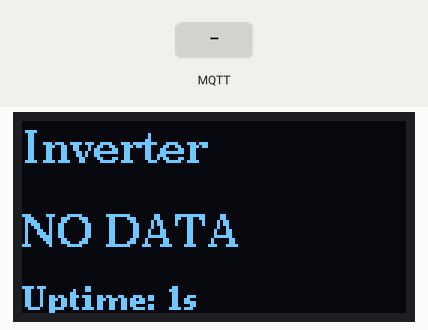
Bench run of a program on a simulated ESP8266 (NodeMCU). On the bench: 128×64 one-colour display. Inputs (shaded band) come from the test bench. WiFi joins after 1.5 s; servers stay silent unless stated; random numbers use the default seed unless the program sets one; no MQTT or app messages arrive unless stated; what the program prints to the serial monitor is not drawn.

Above: at 2.7 s.
2.8 s: MQTT message "1" arrives on the first subscribed topic
At 4.3 s:
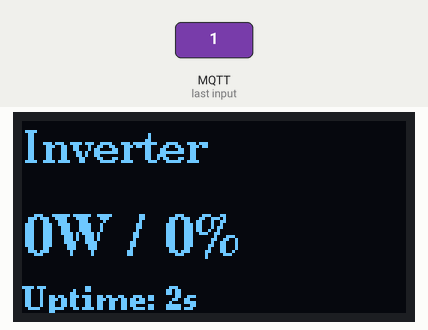
5.8 s: MQTT message "1" arrives on the third subscribed topic
At 7.0 s:
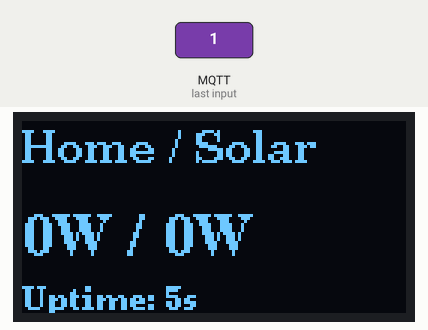
Timing chart, 0 to 8.8 s (numbered marks = the images above; inputs shaded):
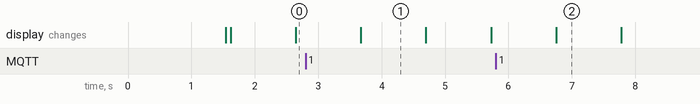

The program:

main.cpp
```cpp
#include <Arduino.h>
#include <Wire.h>

// Choose which library to use by setting this directly
// 1 = U8g2 , 2 = Adafruit SSD1306
#define ACTIVE_LIB 1

// Include secrets
#include "secrets.h"

#include <ESP8266WiFi.h>
#include <PubSubClient.h>
#include <ArduinoJson.h>

WiFiClient espClient;
PubSubClient mqttClient(espClient);

#define MQTT_TOPIC_POWER "victron/N/" PORTAL_ID "/system/0/Ac/Grid/L1/Power"
#define MQTT_TOPIC_SOC "victron/N/" PORTAL_ID "/system/0/Dc/Battery/Soc"
#define MQTT_TOPIC_ENERGY "home/energy/monitor"

float gridPower = 0.0;
float batterySoc = 0.0;
float homePower = 0.0;
float solarPower = 0.0;
unsigned long lastValueReceived = 0;
unsigned long lastEnergyReceived = 0;

void mqttCallback(char* topic, byte* payload, unsigned int length) {
  String topicStr = String(topic);

  if (topicStr == MQTT_TOPIC_POWER || topicStr == MQTT_TOPIC_SOC || topicStr == MQTT_TOPIC_ENERGY) {
    // Deserialize JSON
    JsonDocument doc;
    DeserializationError error = deserializeJson(doc, payload, length);

    if (!error) {
      if (topicStr == MQTT_TOPIC_POWER) {
        gridPower = doc["value"] | 0.0f;
        lastValueReceived = millis();
      } else if (topicStr == MQTT_TOPIC_SOC) {
        batterySoc = doc["value"] | 0.0f;
        lastValueReceived = millis();
      } else if (topicStr == MQTT_TOPIC_ENERGY) {
        homePower = doc["home"] | 0.0f;
        solarPower = doc["solar"] | 0.0f;
        lastEnergyReceived = millis();
      }

      Serial.printf("Grid: %.0fW | SOC: %.0f%% | Home: %.1fW | Solar: %.1fW\n",
                    gridPower, batterySoc, homePower, solarPower);
    } else {
      Serial.print("JSON parse failed: ");
      Serial.println(error.c_str());
    }
  }
}

void setup_wifi() {
  delay(10);
  Serial.println();
  Serial.print("Connecting to ");
  Serial.println(SECRET_WIFI_SSID);

  WiFi.mode(WIFI_STA);
  WiFi.begin(SECRET_WIFI_SSID, SECRET_WIFI_PASS);

  while (WiFi.status() != WL_CONNECTED) {
    delay(500);
    Serial.print(".");
  }

  Serial.println("");
  Serial.println("WiFi connected");
  Serial.println("IP address: ");
  Serial.println(WiFi.localIP());
}

void reconnect() {
  // Loop until we're reconnected
  while (!mqttClient.connected()) {
    Serial.print("Attempting MQTT connection...");
    // Create a random client ID
    String clientId = "EnergyMonitor-";
    clientId += String(random(0xffff), HEX);

    // Attempt to connect
    if (mqttClient.connect(clientId.c_str())) {
      Serial.println("connected");
      // Once connected, publish an announcement...
      mqttClient.publish("energyMonitor/status", "online");
      // ... and resubscribe
      mqttClient.subscribe(MQTT_TOPIC_POWER);
      mqttClient.subscribe(MQTT_TOPIC_SOC);
      mqttClient.subscribe(MQTT_TOPIC_ENERGY);
    } else {
      Serial.print("failed, rc=");
      Serial.print(mqttClient.state());
      Serial.println(" try again in 5 seconds");
      // Wait 5 seconds before retrying
      delay(5000);
    }
  }
}

#if ACTIVE_LIB == 1
// ---------------- U8g2 Implementation ---------------- //
#include <U8g2lib.h>

#define OLED_RESET     U8X8_PIN_NONE // Reset pin (not used)
#define OLED_SDA 14                  // D6
#define OLED_SCL 12                  // D5

U8G2_SSD1306_128X64_NONAME_F_HW_I2C u8g2(U8G2_R0, OLED_RESET, OLED_SCL, OLED_SDA);

int c = 0;

void handle_oled(int c) {
  u8g2.clearBuffer();

  // Switch screens every 5 seconds (5000 ms)
  int currentScreen = (millis() / 5000) % 2;

  if (currentScreen == 0) {
    // ---- SCREEN 1: Inverter ----
    // Top 16 pixels (often Yellow on dual-color screens)
    u8g2.setFont(u8g2_font_ncenB10_tr);
    u8g2.drawStr(0, 14, "Inverter");

    // Bottom 48 pixels (often Blue)
    if (millis() - lastValueReceived > 30000 || lastValueReceived == 0) {
      // Timeout or no initial data
      u8g2.setFont(u8g2_font_ncenB10_tr);
      u8g2.drawStr(0, 42, "NO DATA");
    } else {
      // Show Value
      char buffer[32];
      // Note: doubling the %% escapes the percent sign for snprintf
      snprintf(buffer, sizeof(buffer), "%.0fW / %.0f%%", gridPower, batterySoc);
      // Adjusted font slightly smaller than B18 so the longer text fits the width
      u8g2.setFont(u8g2_font_ncenB14_tr);
      u8g2.drawStr(0, 45, buffer);
    }
  } else {
    // ---- SCREEN 2: Home / Solar ----
    u8g2.setFont(u8g2_font_ncenB10_tr);
    u8g2.drawStr(0, 14, "Home / Solar");

    if (millis() - lastEnergyReceived > 30000 || lastEnergyReceived == 0) {
      u8g2.setFont(u8g2_font_ncenB10_tr);
      u8g2.drawStr(0, 42, "NO DATA");
    } else {
      char buffer[32];
      snprintf(buffer, sizeof(buffer), "%.0fW / %.0fW", homePower, solarPower);
      u8g2.setFont(u8g2_font_ncenB14_tr);
      u8g2.drawStr(0, 45, buffer);
    }
  }

  // Still show uptime just for stats at bottom edge
  char time_buf[20];
  snprintf(time_buf, sizeof(time_buf), "Uptime: %ds", c);
  u8g2.setFont(u8g2_font_ncenB08_tr);
  u8g2.drawStr(0, 63, time_buf);

  u8g2.sendBuffer();
}

void setup() {
  Serial.begin(115200);
  setup_wifi();
  mqttClient.setServer(SECRET_MQTT_SERVER, 1883);
  mqttClient.setCallback(mqttCallback);

  u8g2.begin();
}

void loop() {
  if (!mqttClient.connected()) {
    reconnect();
  }
  mqttClient.loop();

  handle_oled(c);
  c++;
  delay(1000);
}

#elif ACTIVE_LIB == 2
// ---------------- Adafruit SSD1306 Implementation ---------------- //
#include <Adafruit_SSD1306.h>

#define SCREEN_WIDTH 128 // OLED display width, in pixels
#define SCREEN_HEIGHT 64 // OLED display height, in pixels

#define OLED_RESET     -1   // Reset pin # (or -1 if sharing Arduino reset pin)
#define SCREEN_ADDRESS 0x3C // If not work please scan the bus
#define OLED_SDA 14         // D6
#define OLED_SCL 12         // D5

Adafruit_SSD1306 *display;

int c = 0;

void handle_oled(int c) {
  display->clearDisplay();

  // Switch screens every 5 seconds (5000 ms)
  int currentScreen = (millis() / 5000) % 2;

  display->setTextColor(SSD1306_WHITE);

  if (currentScreen == 0) {
    // ---- SCREEN 1: Inverter ----
    // Top 16 pixels (often Yellow on dual-color screens)
    display->setTextSize(1);
    display->setCursor(0, 0);
    display->println("Inverter");

    // Draw a dividing line between yellow and blue sections (16px split)
    display->drawLine(0, 16, SCREEN_WIDTH, 16, SSD1306_WHITE);

    // Bottom 48 pixels (often Blue)
    if (millis() - lastValueReceived > 30000 || lastValueReceived == 0) {
      display->setTextSize(2); // Medium font for error
      display->setCursor(0, 24);
      display->print("NO DATA");
    } else {
      display->setTextSize(2); // Reduced from size 3 to 2 to fit the wider info
      display->setCursor(0, 24);
      display->print((int)gridPower);
      display->print("W / ");
      display->print((int)batterySoc);
      display->print("%");
    }
  } else {
    // ---- SCREEN 2: Home / Solar ----
    display->setTextSize(1);
    display->setCursor(0, 0);
    display->println("Home / Solar");

    display->drawLine(0, 16, SCREEN_WIDTH, 16, SSD1306_WHITE);

    if (millis() - lastEnergyReceived > 30000 || lastEnergyReceived == 0) {
      display->setTextSize(2);
      display->setCursor(0, 24);
      display->print("NO DATA");
    } else {
      display->setTextSize(2);
      display->setCursor(0, 24);
      display->print((int)homePower);
      display->print("W / ");
      display->print((int)solarPower);
      display->print("W");
    }
  }

  // Bottom edge Uptime
  display->setTextSize(1);
  display->setCursor(0, SCREEN_HEIGHT - 8);
  display->print("Uptime: ");
  display->print(c);
  display->print("s");

  display->display();
}

void setup() {
  Serial.begin(115200);
  setup_wifi();
  mqttClient.setServer(SECRET_MQTT_SERVER, 1883);
  mqttClient.setCallback(mqttCallback);

  Wire.begin(OLED_SDA, OLED_SCL);  // Wire.begin must be called explicitly with custom i2c pins on ESP8266 or supply pins via constructor
  display = new Adafruit_SSD1306(SCREEN_WIDTH, SCREEN_HEIGHT, &Wire, OLED_RESET);

  if(!display->begin(SSD1306_SWITCHCAPVCC, SCREEN_ADDRESS)) {
    Serial.println(F("SSD1306 allocation failed"));
    for(;;); // Don't proceed, loop forever
  }
}

void loop() {
  if (!mqttClient.connected()) {
    reconnect();
  }
  mqttClient.loop();

  c++;
  delay(1000);
}

#endif
```

secrets.example.h
```cpp
#pragma once

// Copy this file to secrets.h and fill in your actual credentials.
#define SECRET_WIFI_SSID "your_wifi_ssid"
#define SECRET_WIFI_PASS "your_wifi_password"
#define SECRET_MQTT_SERVER "your_mqtt_server_ip"
#define PORTAL_ID "your_victron_portal_id"
```
